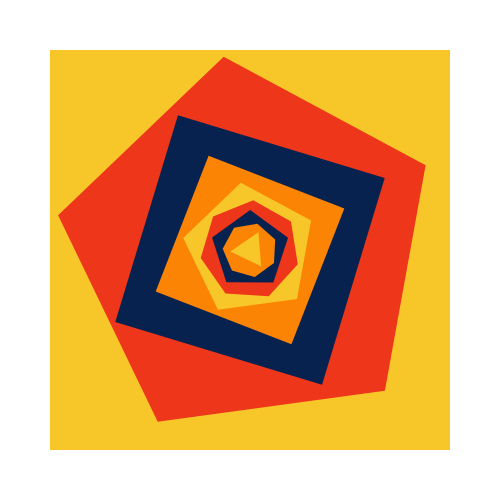
Frame 1 (no input)
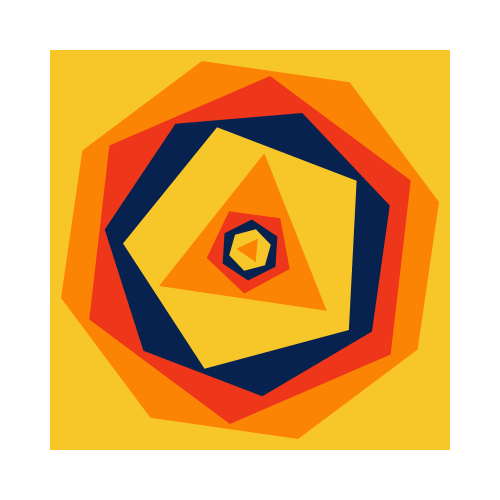
Frame 2 (the mouse pressed at the canvas centre, redrawn once)

The p5.js sketch that drew these frames (run headless with seeded random() and noise() and a simulated clock; the mouse was pressed at the canvas centre and the sketch redrawn once):

// p5.js sketch
// ── sketch.js
/*
Genuary 2022
JAN.12 "Packing (squares, circles, any shape…)"

By Roni Kaufman
https://ronikaufman.github.io
*/

function setup() {
  createCanvas(500, 500);
  noLoop();
  noStroke();
}

function draw() {
  background(255);
  translate(width/2, height/2);
  rotate(PI/4);

  let margin = 50;
  let colors = ["#07224f", "#ed361a", "#fc8405", "#f7c72a"];
  shuffle(colors, true);

  let i = 0;
  let r = sqrt(sq(width - 2*margin)/2);
  let n = 4;
  while (r > 10) {
    fill(colors[i%colors.length]);
    beginShape();
    for (let theta = 0; theta < TAU; theta += TAU/n) {
      vertex(r*cos(theta), r*sin(theta));
    }
    endShape(CLOSE);

    i++;
    r *= cos(PI/n);
    r -= 5;
    n = random([3, 4, 5, 6, 7, 8]);
    rotate(random(TAU));
  }
}
